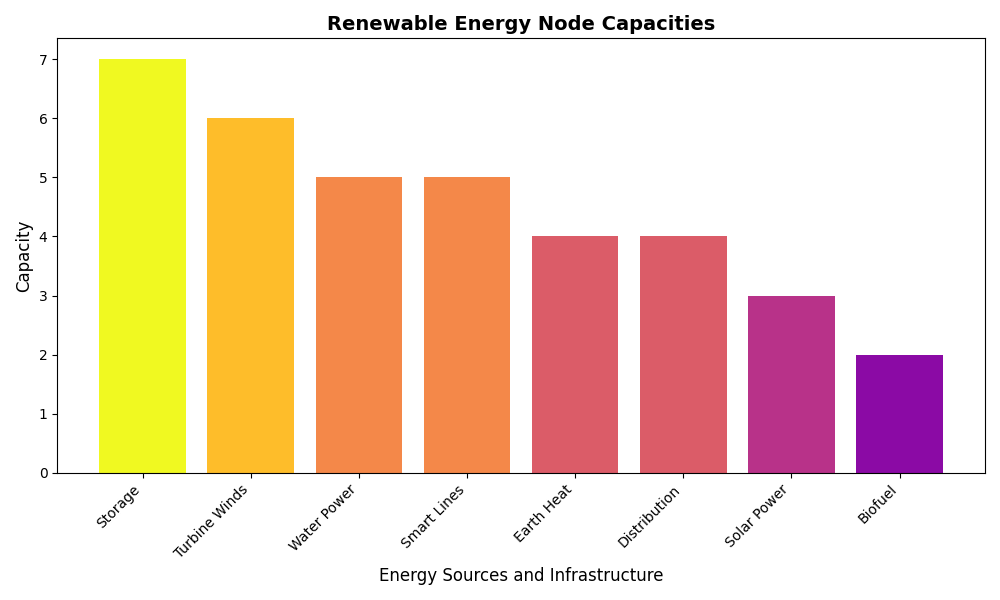

Reproduce this figure in Python.
import matplotlib.pyplot as plt

# Data for nodes with shuffled content
nodes = {
    'Solar Power': 3,
    'Turbine Winds': 6,
    'Water Power': 5,
    'Earth Heat': 4,
    'Biofuel': 2,
    'Storage': 7,
    'Distribution': 4,
    'Smart Lines': 5
}

# Sorting nodes based on their values in descending order for the plot
sorted_nodes = dict(sorted(nodes.items(), key=lambda item: item[1], reverse=True))

plt.figure(figsize=(10, 6))
plt.bar(sorted_nodes.keys(), sorted_nodes.values(), color=plt.cm.plasma([v / max(sorted_nodes.values()) for v in sorted_nodes.values()]))

plt.title('Renewable Energy Node Capacities', fontsize=14, fontweight='bold')
plt.xlabel('Energy Sources and Infrastructure', fontsize=12)
plt.ylabel('Capacity', fontsize=12)
plt.xticks(rotation=45, ha='right')

plt.tight_layout()
plt.show()
